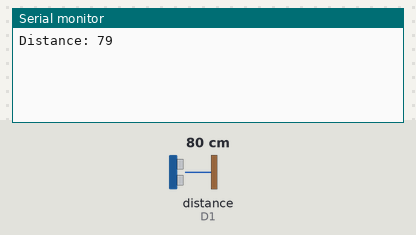
Recording of a sketch running on a simulated ESP8266 (Wemos D1 mini). Shown: the last lines printed to the serial monitor. Wiring (inferred from the names in the program): ultrasonic range finder: trigger D2; echo D1. The inputs (shaded band) are chosen by the test bench; at power-on: distance to the obstacle (sensor on D1) 80 cm. The echo pulse lasts 58.3 µs per cm.

Above: at 3.1 s.
3.2 s: distance to the obstacle (sensor on D1) set to 2 cm
At 4.5 s:
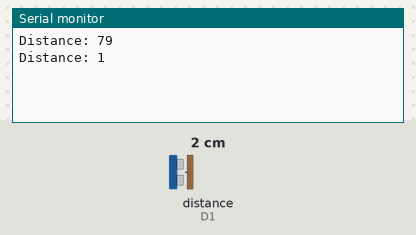
4.7 s: distance to the obstacle (sensor on D1) set to 4 cm
At 5.7 s:
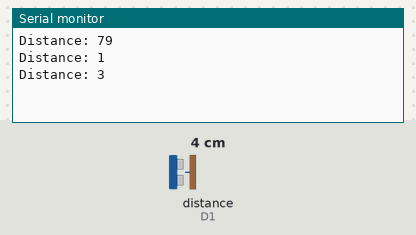
Timing chart, 0 to 7.7 s (numbered marks = the images above; inputs shaded):
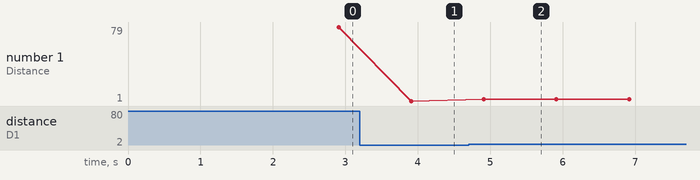

The sketch:

Walkit_Esp8266.ino
```cpp
// Fill-in information from your Blynk Template here
//#define BLYNK_TEMPLATE_ID           "TMPLxxxxxx"
//#define BLYNK_DEVICE_NAME           "Device"

#define BLYNK_TEMPLATE_ID "TMPLE_cfRtY3"
#define BLYNK_DEVICE_NAME "WALKIT"


#define BLYNK_FIRMWARE_VERSION        "0.1.0"

#define BLYNK_PRINT Serial
//#define BLYNK_DEBUG

#define APP_DEBUG

// Uncomment your board, or configure a custom board in Settings.h
//#define USE_SPARKFUN_BLYNK_BOARD
#define USE_NODE_MCU_BOARD
//#define USE_WITTY_CLOUD_BOARD
//#define USE_WEMOS_D1_MINI
#define trig D2
#define echo D1

#include "BlynkEdgent.h"

BlynkTimer timer;

long duration;
int distance;
void setup()
{
  pinMode(trig, OUTPUT);
  pinMode(echo, INPUT);
  Serial.begin(9600);
  delay(100);
  BlynkEdgent.begin();

  timer.setInterval(1000L, sendSensor);
}

int userSet;
BLYNK_WRITE(V2){
  int setValue = param.asInt();
  userSet =  setValue;
}
void loop() {
  BlynkEdgent.run();
  timer.run();
}

void sendSensor(){
  digitalWrite(trig, LOW);
  delayMicroseconds(2);

  digitalWrite(trig, HIGH);
  delayMicroseconds(10);
  digitalWrite(trig, LOW);

  duration = pulseIn(echo, HIGH);
  distance = (duration * 0.034) / 2;

  Serial.print("Distance: ");
  Serial.println(distance);

  if(distance <= userSet){
    Blynk.logEvent("walkit", String("Walker detected an obstacle. Now Turning."));
    delay(5000);
  }

  Blynk.virtualWrite(V3, distance);
  delay(1000);

}
```

Measured:
- after the input at 3.2 s, the serial monitor: prints a new line after 0.71 s (image 1)
- after the input at 4.7 s, the serial monitor: prints a new line after 0.21 s (image 2)
- plotted number 1: 79 → 1 after the input at 3.2 s, 1 → 3 after the input at 4.7 s
